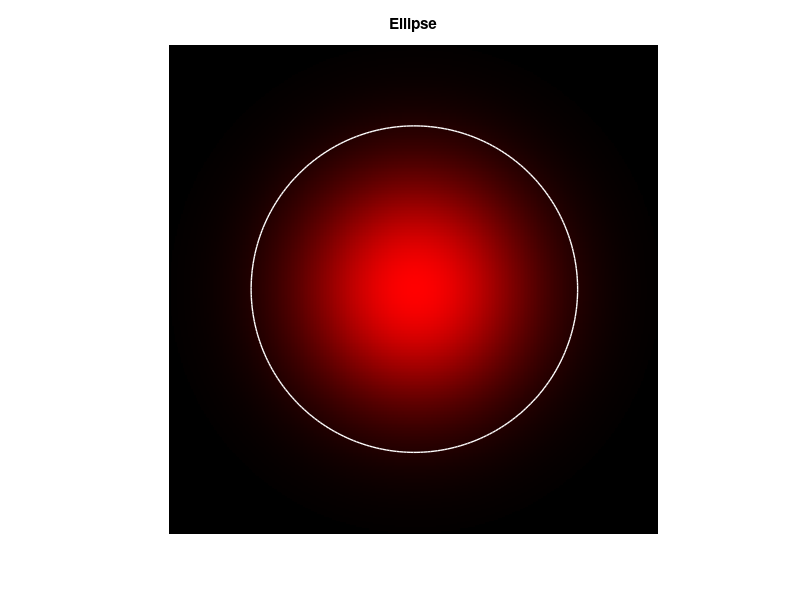

Reproduce this figure in MATLAB.
function [im X Y contourX contourY f] = buildEllipseImage(varargin)
p = inputParser;
p.addParamValue('theta', 0, @isscalar);
p.addParamValue('area', 1, @(x) isscalar(x) && x >= 0);
p.addParamValue('ecc', 0, @(x) isscalar(x) && 0 <= x && x < 1);
% how many sigma out to draw contourX/Y
p.addParamValue('contourFactor', 2, @(x) isscalar(x) && x > 0);
% how many sigma out to generate the image
p.addParamValue('contourImageSize', 3, @(x) isscalar(x) && x > 0);
p.addParamValue('showPlot', true, @islogical);
p.addParamValue('spacing', 0.01, @(x) isscalar(x) && x > 0);
p.addParamValue('contourPoints', 300, @(x) isscalar(x) && x > 0);
p.addParamValue('buildImage', true, @islogical);
p.parse(varargin{:});

A = 1;
theta = p.Results.theta;
area = p.Results.area;
ecc = p.Results.ecc;
contourFactor = p.Results.contourFactor;
contourImageSize = p.Results.contourImageSize;
showPlot = p.Results.showPlot;
spacing = p.Results.spacing;
contourPoints = p.Results.contourPoints;
buildImage = p.Results.buildImage;

x0 = 0;
y0 = 0;

% calculate major / minor axes given size and eccentricity
S = area / pi;
sx = sqrt(S*sqrt(1-ecc^2));
sy = S/sx;

major = max([sx sy]);
minor = min([sx sy]);

sx = major;
sy = minor;

% elements of covariance matrix = [a b; b c]
% see http://en.wikipedia.org/wiki/Gaussian_function#Two-dimensional_Gaussian_function
a = cos(theta)^2 / (2*sx^2) + sin(theta)^2 / (2*sy^2);
b = sin(2*theta)/(4*sx^2) - sin(2*theta) / (4*sy^2);
c = sin(theta)^2 / (2*sx^2) + cos(theta)^2 / (2*sy^2);

% contour paramatric functions at sigma * contourFactor

fx = @(contourFactor, t) contourFactor*(major*cos(t)*cos(theta) - minor*sin(t)*sin(theta)) + x0;
fy = @(contourFactor, t) contourFactor*(major*cos(t)*sin(theta) + minor*sin(t)*cos(theta)) + y0;

if buildImage
    % normal pdf for computing image
    f = @(X, Y) A*exp(-(a.*(X-x0).^2 + 2.*b.*(X-x0).*(Y-y0) + c.*(Y-y0).^2));

    % calculate bounding box at contourFactor*sigma
    xExt = atan(-minor * tan(theta) / major) + [0 pi];
    xMin = min(fx(contourImageSize, xExt));
    xMax = max(fx(contourImageSize, xExt));

    yExt = atan(minor * cot(theta) / major) + [0 pi];
    yMin = min(fy(contourImageSize, yExt));
    yMax = max(fy(contourImageSize, yExt));

    % generate image
    [X Y] = ndgrid(xMin:spacing:xMax, yMin:spacing:yMax);
    im = f(X, Y);
    
    thresh = exp(-((contourImageSize)^2) / 2);
    im(im < thresh) = 0;
    
else
    X = [];
    Y = [];
    im = [];
end

% generat contours
t = linspace(0, 2*pi, contourPoints);
contourX = fx(contourFactor, t);
contourY = fy(contourFactor, t);

if showPlot
    cmapGreen = zeros(1000, 3);
    cmapGreen(:,2) = linspace(0,1, size(cmapGreen,1));
    
    cmapRed = zeros(1000, 3);
    cmapRed(:,1) = linspace(0,1, size(cmapRed,1));
    colormap(cmapRed);
    
    % show image with contour superimposed
    figure(1), clf;
    set(gcf, 'MenuBar', 'none', 'ToolBar', 'none', 'Color', [0 0 0], ...
        'NumberTitle', 'off', 'Name', 'Oriented Ellipse');
    fs = [xMax-xMin yMax-yMin];
    fs = fs ./ prod(fs) * 100;
    %figsize(fs(2), fs(1));
    
    h = pcolor(X, Y, im);
    set(h, 'EdgeColor', 'none');
    hold on
    plot(fx(2, t), fy(2, t), 'w-', 'LineWidth', 1);
    %plot(contourX, contourY, 'w-');
%     plot([xMin xMin], [yMin yMax], 'r-');
%     plot([xMax xMax], [yMin yMax], 'r-');
%     plot([xMin xMax], [yMin yMin], 'r-');
%     plot([xMin xMax], [yMax yMax], 'r-');
    box off

    xMargin = 0.0*(xMax-xMin);
    yMargin = 0.0*(yMax-yMin);
    xlim([xMin-xMargin xMax+xMargin])
    ylim([yMin-yMargin yMax+yMargin])
    
    set(gcf, 'WindowButtonMotionFcn', @mouseMoveFn);
    set(get(gca, 'Children'), 'HitTest', 'off');
    title('Ellipse');
     
    axis equal;
    axis tight;
    axis off;
    drawnow;

%      figure(2), clf;
%      set(gcf, 'MenuBar', 'none', 'ToolBar', 'none');
%      r = double(insideContour(X, Y, 2));
%      h = pcolor(X, Y, r);
%      set(h, 'EdgeColor', 'none');
%      hold on
%      plot(fx(2, t), fy(2, t), 'w-', 'LineWidth', 1);
%      box off;
%      xlim([xMin-xMargin xMax+xMargin])
%      ylim([yMin-yMargin yMax+yMargin])
%      axis equal;
%      drawnow;
     
end

function tf = insideContour(x, y, threshFactor)
    thresh = A*exp(-threshFactor^2 / 2);
    vals = f(x, y);
    
    tf = false(size(x));
    tf(vals > thresh) = true;     
end
    

function mouseMoveFn(src, event)
    pt = get(gca, 'CurrentPoint');
    x = pt(1,1);
    y = pt(1,2);
    if insideContour(x, y, 2)
        str = 'Inside Ellipse!';
        colormap(cmapGreen);
    else
        str = 'Outside Ellipse';
        colormap(cmapRed);
    end
    title(sprintf('[%.2f, %.2f] %s', x, y, str));
end

end


